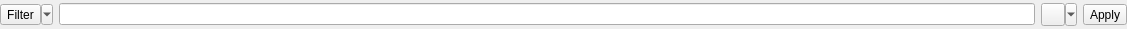
<?xml version="1.0" encoding="UTF-8"?>
<ui version="4.0">
 <class>FeatureFilterWidget</class>
 <widget class="QWidget" name="FeatureFilterWidget">
  <property name="geometry">
   <rect>
    <x>0</x>
    <y>0</y>
    <width>1127</width>
    <height>29</height>
   </rect>
  </property>
  <property name="windowTitle">
   <string notr="true">Form</string>
  </property>
  <layout class="QGridLayout" name="gridLayout">
   <property name="leftMargin">
    <number>0</number>
   </property>
   <property name="topMargin">
    <number>0</number>
   </property>
   <property name="rightMargin">
    <number>0</number>
   </property>
   <property name="bottomMargin">
    <number>0</number>
   </property>
   <item row="0" column="0">
    <layout class="QHBoxLayout" name="horizontalLayout">
     <item>
      <widget class="QToolButton" name="mFilterButton">
       <property name="toolTip">
        <string>The filter defines which features are currently shown in the list or on the table</string>
       </property>
       <property name="text">
        <string>Filter</string>
       </property>
       <property name="icon">
        <iconset resource="../../images/images.qrc">
         <normaloff>:/images/themes/default/mActionFilter.svg</normaloff>:/images/themes/default/mActionFilter.svg</iconset>
       </property>
       <property name="popupMode">
        <enum>QToolButton::MenuButtonPopup</enum>
       </property>
       <property name="toolButtonStyle">
        <enum>Qt::ToolButtonTextBesideIcon</enum>
       </property>
      </widget>
     </item>
     <item>
      <widget class="QWidget" name="mFilterContainer" native="true">
       <layout class="QGridLayout" name="mFilterLayout">
        <property name="sizeConstraint">
         <enum>QLayout::SetDefaultConstraint</enum>
        </property>
        <property name="leftMargin">
         <number>0</number>
        </property>
        <property name="topMargin">
         <number>0</number>
        </property>
        <property name="rightMargin">
         <number>0</number>
        </property>
        <property name="bottomMargin">
         <number>0</number>
        </property>
        <item row="0" column="0">
         <widget class="QgsFilterLineEdit" name="mFilterQuery"/>
        </item>
        <item row="0" column="1">
         <widget class="QToolButton" name="mStoreFilterExpressionButton">
          <property name="text">
           <string/>
          </property>
          <property name="checkable">
           <bool>false</bool>
          </property>
          <property name="popupMode">
           <enum>QToolButton::MenuButtonPopup</enum>
          </property>
         </widget>
        </item>
       </layout>
      </widget>
     </item>
     <item>
      <widget class="QToolButton" name="mApplyFilterButton">
       <property name="toolTip">
        <string>Filters the visible features according to the current filter selection and filter string.</string>
       </property>
       <property name="text">
        <string>Apply</string>
       </property>
       <property name="toolButtonStyle">
        <enum>Qt::ToolButtonTextOnly</enum>
       </property>
      </widget>
     </item>
    </layout>
   </item>
  </layout>
  <action name="mActionApplyFilter">
   <property name="text">
    <string>Apply</string>
   </property>
  </action>
  <action name="mActionFilterColumnsMenu">
   <property name="text">
    <string>Field Filter</string>
   </property>
  </action>
  <action name="mActionEditStoredFilterExpression">
   <property name="text">
    <string>Edit Expression</string>
   </property>
   <property name="toolTip">
    <string>Edit the stored expression (change name or content)</string>
   </property>
  </action>
  <action name="mActionSaveAsStoredFilterExpression">
   <property name="text">
    <string>Save Expression as...</string>
   </property>
   <property name="toolTip">
    <string>Save expression under defined name</string>
   </property>
  </action>
  <action name="mActionHandleStoreFilterExpression">
   <property name="checkable">
    <bool>true</bool>
   </property>
   <property name="text">
    <string/>
   </property>
   <property name="toolTip">
    <string>Handle expression (save or delete)</string>
   </property>
  </action>
  <action name="mActionStoredFilterExpressions">
   <property name="text">
    <string>Stored Filter Expressions</string>
   </property>
   <property name="toolTip">
    <string>Stored expressions to filter features</string>
   </property>
  </action>
  <action name="mActionShowAllFilter">
   <property name="text">
    <string>Show All Features</string>
   </property>
  </action>
  <action name="mActionAdvancedFilter">
   <property name="text">
    <string>Advanced Filter (Expression)</string>
   </property>
   <property name="toolTip">
    <string>Use the Expression Builder to define the filter</string>
   </property>
  </action>
  <action name="mActionSelectedFilter">
   <property name="text">
    <string>Show Selected Features</string>
   </property>
  </action>
  <action name="mActionVisibleFilter">
   <property name="text">
    <string>Show Features Visible On Map</string>
   </property>
  </action>
  <action name="mActionEditedFilter">
   <property name="text">
    <string>Show Edited and New Features</string>
   </property>
   <property name="toolTip">
    <string>Filter all the features which have been edited but not yet saved</string>
   </property>
  </action>
 </widget>
 <customwidgets>
  <customwidget>
   <class>QgsFilterLineEdit</class>
   <extends>QLineEdit</extends>
   <header>qgsfilterlineedit.h</header>
  </customwidget>
 </customwidgets>
 <connections/>
</ui>
